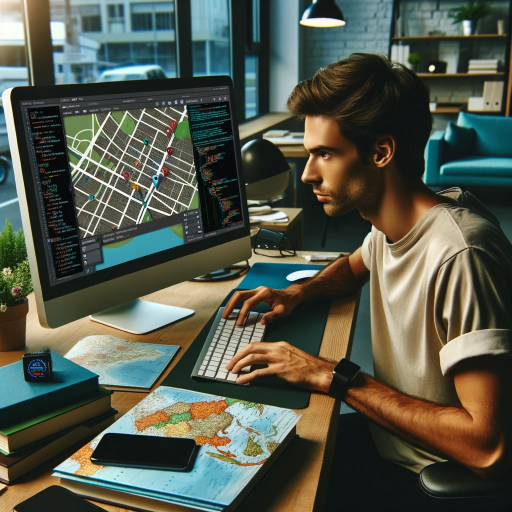
#> input picture image.png, 1024 x 1024 px (shown at 1/2 size); its folder holds only this picture in this run
$ python image_collage_square.py
#> lines starting #> are read from the running program, lines starting #| are printed output that depends on the picture
#> the answer given: ../..
from PIL import Image
import os
import concurrent.futures
import math

def calculate_collage_resolution(num_images, thumb_width=400, thumb_height=300):
    """
    이미지 개수에 따라 콜라주의 해상도 비율을 계산

    :param num_images: 콜라주에 포함될 이미지의 총 개수
    :param thumb_width: 이미지의 너비
    :param thumb_height: 이미지의 높이
    :return: (width, height) 형태의 튜플로 콜라주의 권장 해상도 비율
    """
#> in create_collage, `collage = Image.new('RGB', (width, height), 'white')`: collage: PIL image 400x300 RGB; every value is 255
    rows = int(math.sqrt(num_images))
    cols = rows

    if rows * cols < num_images:
        cols += 1
    if rows * cols < num_images:
        rows += 1

    width = cols * thumb_width
    height = rows * thumb_height

    return width, height

def process_image(image_path, thumb_width, thumb_height):
    """이미지를 리사이즈하고, 해당 이미지 객체를 반환

    :param image_path: 리사이즈할 이미지 파일 경로
    :param thumb_width: 리사이즈할 이미지의 너비
    :param thumb_height: 리사이즈할 이미지의 높이
    """
#> called with image_path = '../../image.png', thumb_width = 400, thumb_height = 300
    img = Image.open(image_path)
#> img is the input picture: PIL image 1024x1024 RGB; mean R, G, B 83.2, 87.9, 74.5
    img = img.resize((thumb_width, thumb_height), Image.Resampling.LANCZOS)
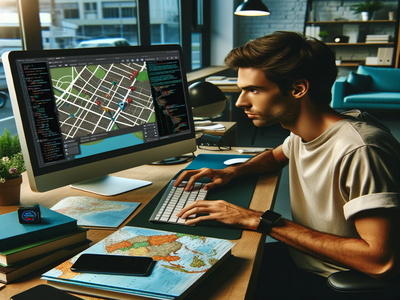
#> img: PIL image 400x300 RGB; mean R, G, B 83.2, 87.9, 74.5
    return img

def create_collage(image_paths, output_path, thumb_width=400, thumb_height=300):
    """ 동적으로 콜라주의 해상도 계산

    :param image_paths: 콜라주에 포함될 이미지 파일 경로 리스트
    :param output_path: 콜라주 이미지 파일을 저장할 경로
    :param thumb_width: 이미지의 너비
    :param thumb_height: 이미지의 높이

    """
    num_images = len(image_paths)
    width, height = calculate_collage_resolution(num_images)

    collage = Image.new('RGB', (width, height), 'white')

    x = y = 0

    with concurrent.futures.ThreadPoolExecutor() as executor:
        future_to_image = [executor.submit(process_image, path, thumb_width, thumb_height) for path in image_paths]
#> future_to_image = 1 item
        for future in concurrent.futures.as_completed(future_to_image):
            img = future.result()
            collage.paste(img, (x, y))
            x += thumb_width
            if x >= width:
                x = 0
                y += thumb_height
#> this loop made 1 pass
#> y on pass 1: 300
#> after the loop, x = 0; y = 300

    collage.save(output_path)

# 이미지 파일 경로 리스트 생성 및 콜라주 생성
dir_path = input("이미지 파일이 있는 디렉토리 경로 입력: ")
image_paths = [os.path.join(dir_path, file) for file in os.listdir(dir_path) if file.endswith(('jpg', 'jpeg', 'png'))]
create_collage(image_paths, 'collage_image.jpg')
